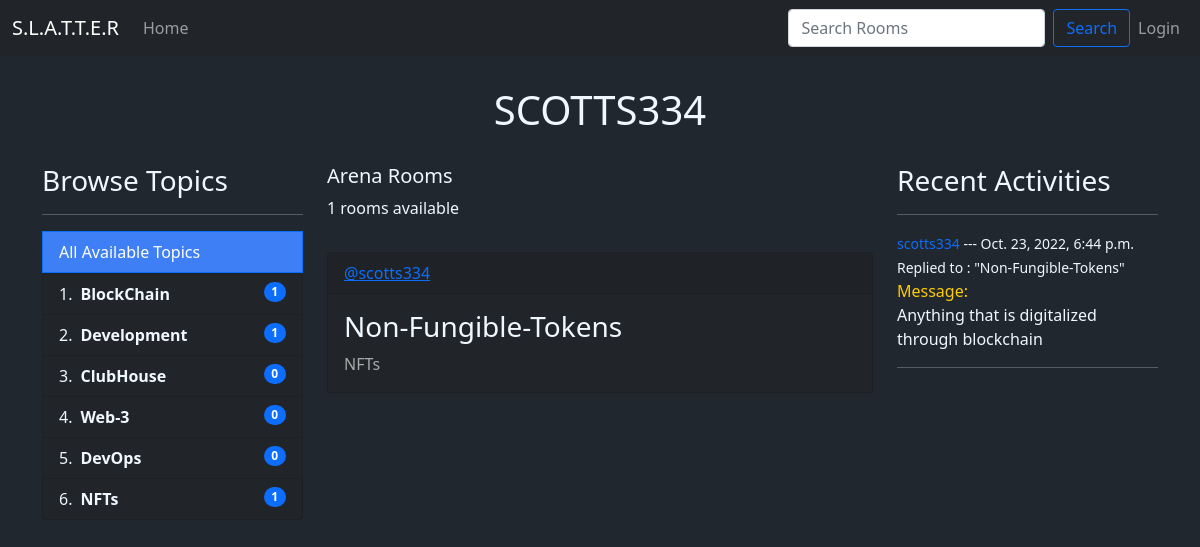
Page /user-profile/2/ on the committed database.
### MyApp/models.py (models this page shows, shortened)
class Topic(models.Model):
    name = models.CharField(max_length=100)

class Room(models.Model):
    host =  models.ForeignKey(User, on_delete=models.SET_NULL, null= True)
    topic = models.ForeignKey(Topic, on_delete=models.SET_NULL, null= True)
    name = models.CharField(max_length=100)
    description = models.CharField(null=True, blank=True, max_length=1000)
    participants = models.ManyToManyField(User,related_name='participants', blank=True)
    updated = models.DateField(auto_now=True)
    created = models.DateTimeField(auto_now_add=True)
    class Meta:
        ordering = ['-updated','-created']
    def __str__(self):
        return self.name

class Message(models.Model):
    user = models.ForeignKey(User,on_delete=models.CASCADE)
    room = models.ForeignKey(Room,on_delete=models.CASCADE)
    body = models.TextField()
    updated = models.DateField(auto_now=True)
    created = models.DateTimeField(auto_now_add=True)
    class Meta:
        ordering = ['-updated','-created']

### MyApp/views.py (the view)
# urls.py: path('user-profile/<str:pk>/', views.userProfile, name="user-profile"),
def userProfile(request,pk):
    user = User.objects.get(id=pk)
    rooms = user.room_set.all()
    room_messages = user.message_set.all()
    room_count = rooms.count()
    topics = Topic.objects.all()
    context={'user':user,'rooms':rooms,'topics':topics,'room_messages':room_messages,'room_count':room_count}
    return render(request, 'profile.html',context)

### templates/profile.html (shortened to what this page needs)
{% extends 'main.html' %} {% block content %}
<p style="font-size: 2.5rem; text-align: center; margin: 1.5rem auto">
  <span style="text-transform:uppercase">{{user.username}} </span>
</p>
<div class="container">
  <div class="row">
    <div class="col-3">{% include 'topics.html' %}</div>
    <div class="col-6">{% include 'feed_component.html' %}</div>
    <div class="col-3">{% include 'activity_component.html' %}</div>
  </div>
</div>
{% endblock content %}

### templates/topics.html
<div>
  <h3>Browse Topics</h3>
  <hr />
  <a
    href="{% url 'home' %}"
    class="list-group-item list-group-item-action active"
    aria-current="true"
    style="background-color: rgb(63, 127, 245)"
  >
    All Available Topics
  </a>
  <ol class="list-group list-group-numbered">
    {% for topic in topics%}
    <li
      style="background-color: #212529; color: aliceblue"
      class="list-group-item d-flex justify-content-between align-items-start"
    >
      <div class="ms-2 me-auto">
        <a
          href="{% url 'home' %}?q={{topic.name}}"
          class="fw-bold"
          style="color: aliceblue; text-decoration: none"
          >{{topic.name}}</a
        >
      </div>
      <span class="badge bg-primary rounded-pill"
        >{{topic.room_set.all.count}}</span
      >
    </li>
    {%endfor%}
  </ol>
</div>

### templates/feed_component.html (shortened to what this page needs)
<div class="row">
  <div class="col-8">
    <h5>Arena Rooms</h5>
    <p>{{room_count}} rooms available</p>
  </div>
</div>
<div>
  {% for room in rooms%}
  <div class="card" style="background-color: #212529; margin: 1rem auto">
    <div class="card-header" style="color: rgb(63, 127, 245)">
      <a href="/user-profile/{{room.host.id}}">@{{room.host.username}}</a>
    </div>
    <div class="card-body">
      <h3 class="card-title">
        <a
          style="text-decoration: none; color: aliceblue"
          href="/room/{{room.id}}"
          >{{room.name}}</a
        >
      </h3>
      <p class="card-text" style="color: darkgray">{{room.topic.name}}</p>
    </div>
  </div>
  {% endfor %}
</div>

### templates/activity_component.html (shortened to what this page needs)
<h3>Recent Activities</h3>
<hr />
{% for message in room_messages %}
<div>
  <small
    ><span
      ><a href="/user-profile/{{message.user.id}}" style="text-decoration: none"
        >{{message.user}}</a
      ></span
    >
    --- {{message.created}}</small
  >
  <small>Replied to : "{{message.room}}"</small>
  <div>
    <span style="color: #ffcc00">Message:</span>
    <p>{{message.body}}</p>
  </div>
  <hr />
</div>
{% endfor %}

### templates/main.html (style rules this page uses)
body { margin-top: 5rem; background-color: #21272e; color: aliceblue; }

### rows in the picture
Topic: name "BlockChain", room_set.all.count "1"
Topic: name "Development", room_set.all.count "1"
Topic: name "ClubHouse", room_set.all.count "0"
Topic: name "Web-3", room_set.all.count "0"
Topic: name "DevOps", room_set.all.count "0"
Topic: name "NFTs", room_set.all.count "1"
Room: host.username "scotts334", name "Non-Fungible-Tokens", topic.name "NFTs"
Message: user "scotts334", created "Oct. 23, 2022, 6:44 p.m.", room "Non-Fungible-Tokens", body "Anything that is digitalized through blockchain"

### other values in the picture
{{ user.username }} "SCOTTS334"
{{ room_count }} "1"
